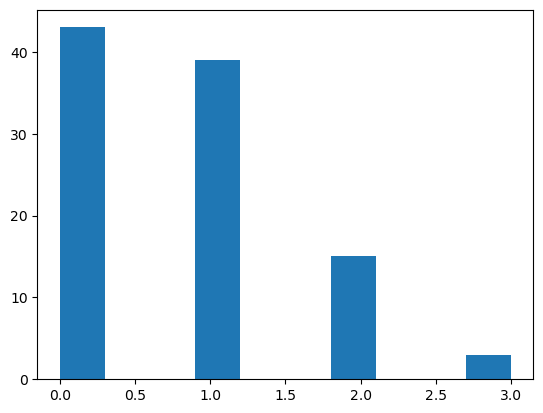
#> input picture morph 20.png, 543 x 413 px
$ python -i hough_lines.py   (imports and definitions only)
#> lines starting #> are read from the running program, lines starting #| are printed output that depends on the picture; after the words box and inside, x2 and y2 are one past the last pixel; in counts of white or black regions, pixels touching at a corner belong together
import cv2
import numpy as np


def my_roll_number():
    return "MT2025732"


def count_hough_lines(image,
                      blurring_kernel=(7, 7),
                      morphing_factor=25,
                      canny_low_threshold=0.065,
                      canny_high_threshold=0.195,
                      canny_aperture_size=3,
                      hough_rho=1,
                      hough_theta=np.pi / 180 / 20,
                      hough_threshold=0.104,
                      hough_min_line_length=0.5,
                      hough_max_line_gap=0.104,
                      horizontal_line_tolerance=5,
                      merging_tolerance=0.02,
                      return_intermediate_steps=False,
                      *args, **kwargs):
    # Numpy-ize the input for its rich api
    if not isinstance(image, np.ndarray):  image = np.array(image)
    height, width = image.shape
    intermediate_steps = {'original': image}

    # Apply gray-scaling to simplify computations
    gray = image if image.ndim == 2 else cv2.cvtColor(image, cv2.COLOR_BGR2GRAY)
    if return_intermediate_steps: intermediate_steps['gray-scaled'] = gray

    # Apply blurring to reduce noise
    blurred = cv2.GaussianBlur(gray, blurring_kernel, 0)
    if return_intermediate_steps: intermediate_steps['blurred'] = blurred

    # Quantize the image to get rid of noise
    thresh = cv2.adaptiveThreshold(blurred, 255, cv2.ADAPTIVE_THRESH_MEAN_C, cv2.THRESH_BINARY_INV, 15, 5)
    if return_intermediate_steps: intermediate_steps['thresholded'] = thresh

    # Morph the image to reduce non-horizontal artifacts
    kernel_length = width // morphing_factor
    horizontal_kernel = cv2.getStructuringElement(cv2.MORPH_RECT, (kernel_length, 3))
    morphed = 255 - cv2.morphologyEx(thresh, cv2.MORPH_OPEN, horizontal_kernel)
    if return_intermediate_steps: intermediate_steps['morphed'] = morphed

    # Apply Canny Edge Detection
    edges = cv2.Canny(morphed, int(width * canny_low_threshold), int(width * canny_high_threshold), apertureSize=canny_aperture_size)
    if return_intermediate_steps: intermediate_steps['edged'] = edges

    # Apply Hough Transform
    lines = cv2.HoughLinesP(
        edges,
        rho=hough_rho,
        theta=hough_theta,
        threshold=int(width * hough_threshold),
        minLineLength=int(width * hough_min_line_length),
        maxLineGap=int(width * hough_max_line_gap),
    )

    if return_intermediate_steps:
        reconstruct = np.ones_like(image) * 255
        for line in lines:
            x1, y1, x2, y2 = line[0]
            cv2.line(reconstruct, (x1, y1), (x2, y2), 0, 1)
        intermediate_steps['all lines'] = reconstruct

    # Filter in horizontal lines
    horizontal_lines = []

    for line in lines:
        x1, y1, x2, y2 = line[0]
        angle = np.degrees(np.arctan2(y2 - y1, x2 - x1))
        if abs(angle) < horizontal_line_tolerance:
            horizontal_lines.append((x1, y1, x2, y2))

    # Merge lines which are too close (two thin lines formed as outline of a thicker line in original)
    line_intercepts = [((y1 + y2) / 2, x1, y1, x2, y2) for (x1, y1, x2, y2) in horizontal_lines]
    line_intercepts.sort(key=lambda x: x[0])

    merged_lines = []
    merging_tolerance = int(width * merging_tolerance)  # vertical pixels

    for info in line_intercepts:
        y_avg, x1, y1, x2, y2 = info
        if not merged_lines:
            merged_lines.append(info)
        else:
            last_y = merged_lines[-1][0]

            # If too close, merge
            if abs(y_avg - last_y) < merging_tolerance:
                prev = merged_lines[-1]
                prev_len = abs(prev[3] - prev[1])
                curr_len = abs(x2 - x1)

                # But retain the longer one only
                if curr_len > prev_len:
                    merged_lines[-1] = info
            else:
                merged_lines.append(info)

    if return_intermediate_steps:
        reconstruct = np.ones_like(image) * 255
        for line in merged_lines:
            _, x1, y1, x2, y2 = line
            cv2.line(reconstruct, (x1, y1), (x2, y2), 0, 1)
        intermediate_steps['merged lines'] = reconstruct

    if return_intermediate_steps:
        return len(merged_lines), intermediate_steps

    return len(merged_lines)

>>> import cv2
>>> picture = cv2.imread('morph 20.png', cv2.IMREAD_GRAYSCALE)
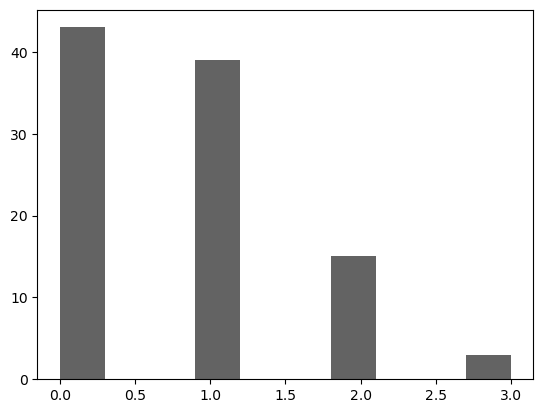
#> picture: shape (413, 543); min 0, max 255, mean 226.4
>>> result = count_hough_lines(picture)
#> in count_hough_lines, `blurred = cv2.GaussianBlur(gray, blurring_kernel, 0)`:
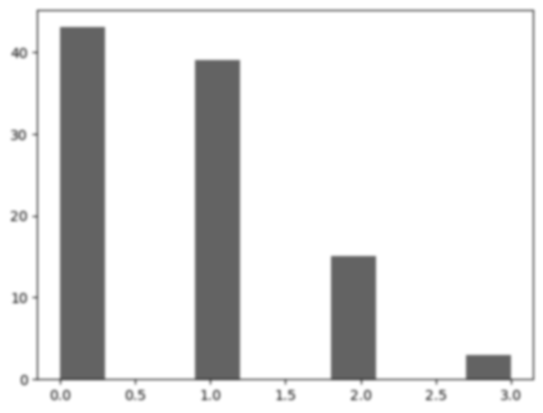
#> blurred: shape (413, 543); min 86, max 255, mean 226.4
#> in count_hough_lines, `thresh = cv2.adaptiveThreshold(blurred, 255, cv2.ADAPTIVE_THRESH_MEAN_..`:
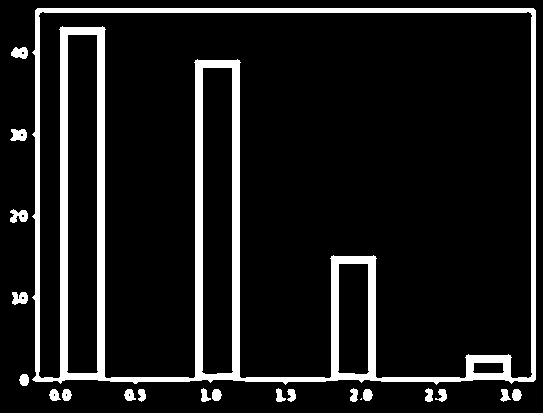
#> thresh: shape (413, 543); 11% white; 21 white regions (1 under 20 px), largest, box (x1, y1, x2, y2) and area: (32, 8, 536, 385) 22665, (10, 209, 28, 223) 168, (10, 129, 27, 141) 161
#> in count_hough_lines, `morphed = 255 - cv2.morphologyEx(thresh, cv2.MORPH_OPEN, horizontal_ke..`:
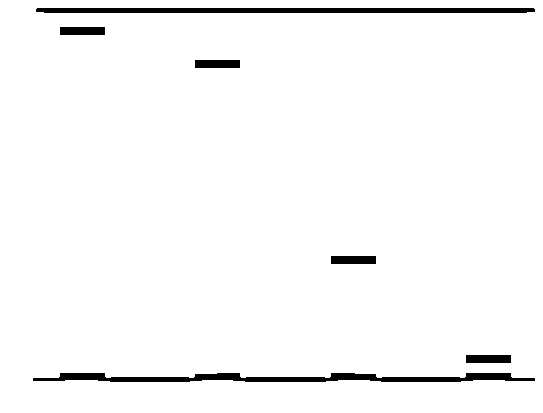
#> morphed: shape (413, 543); 97% white; 6 black regions, box (x1, y1, x2, y2) and area: (33, 373, 535, 382) 2719, (36, 8, 535, 13) 2477, (60, 27, 105, 35) 360, (195, 60, 240, 68) 360, (331, 256, 376, 264) 360, (466, 355, 511, 363) 360
#> in count_hough_lines, `edges = cv2.Canny(morphed, int(width * canny_low_threshold), int(width..`:
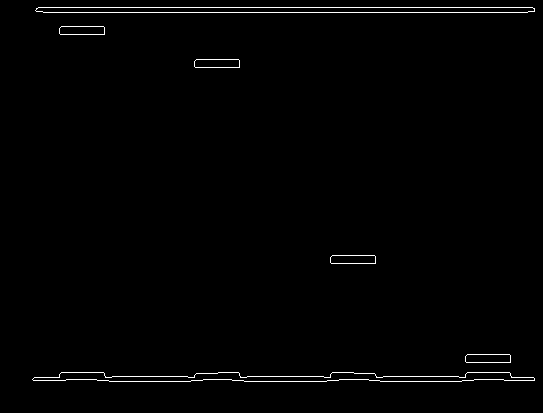
#> edges: shape (413, 543); 1.1% white in thin lines or dots, all inside (x1, y1, x2, y2) = (32, 7, 535, 382)
#> in count_hough_lines, `lines = cv2.HoughLinesP( edges, rho=hough_rho, theta=hough_theta, thre..`: lines = [[38, 7, 532, 7], [43, 12, 527, 12], [109, 381, 461, 381], [59, 376, 511, 376]]
#> the loop in count_hough_lines, `for line in lines:` made 4 passes
#> after the loop in count_hough_lines, `for line in lines:`: horizontal_lines = [(38, 7, 532, 7), (43, 12, 527, 12), (109, 381, 461, 381), (59, 376, 511, 376)]
#> in count_hough_lines, `line_intercepts = [((y1 + y2) / 2, x1, y1, x2, y2) for (x1, y1, x2, y2..`: line_intercepts = [(7, 38, 7, 532, 7), (12, 43, 12, 527, 12), (381, 109, 381, 461, 381), (376, 59, 376, 511, 376)]
#> the loop in count_hough_lines, `for info in line_intercepts:` made 4 passes
#> (y_avg, x1, y1, x2, y2, last_y, prev, prev_len) on passes 2, 4: (12, 43, 12, 527, 12, 7, (7, 38, 7, 532, 7), 494), (381, 109, 381, 461, 381, 376, (376, 59, 376, 511, 376), 452)
#> (y_avg, x1, y1, x2, y2, last_y) on pass 3: (376, 59, 376, 511, 376, 7)
#> after the loop in count_hough_lines, `for info in line_intercepts:`: merged_lines = [(7, 38, 7, 532, 7), (376, 59, 376, 511, 376)]
#> result = 2

$ run again, on morph 25.png
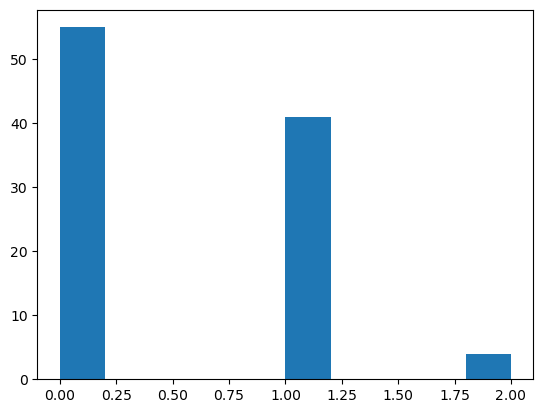
#> input picture morph 25.png, 543 x 413 px
#> in count_hough_lines, `thresh = cv2.adaptiveThreshold(blurred, 255, cv2.ADAPTIVE_THRESH_MEAN_..`:
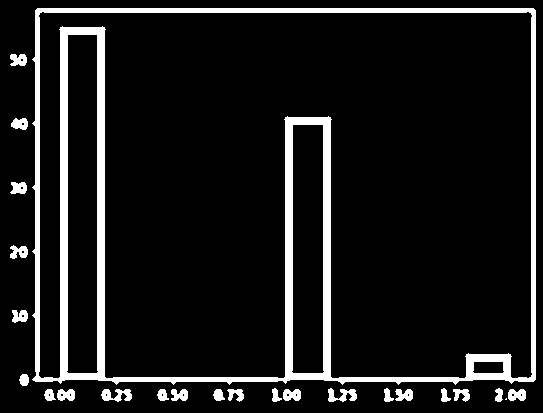
#> thresh: shape (413, 543); 10.2% white; 24 white regions (1 under 20 px), largest, box (x1, y1, x2, y2) and area: (32, 8, 536, 385) 19625, (101, 389, 132, 402) 249, (328, 388, 357, 402) 235
#> morphed: shape (413, 543); 97.2% white; 5 black regions, box (x1, y1, x2, y2) and area: (33, 373, 535, 382) 2665, (36, 8, 535, 13) 2477, (285, 117, 331, 125) 368, (60, 27, 105, 35) 360, (466, 354, 511, 362) 360
#> in count_hough_lines, `edges = cv2.Canny(morphed, int(width * canny_low_threshold), int(width..`:
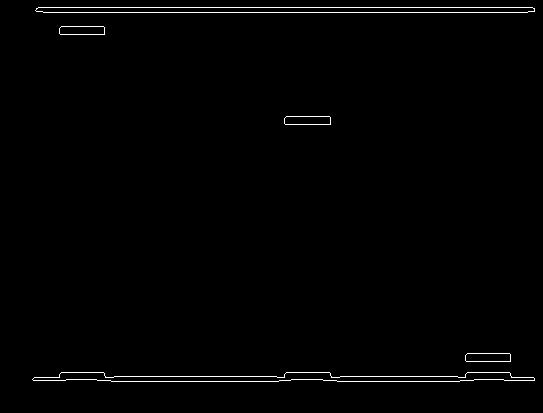
#> edges: shape (413, 543); 1% white in thin lines or dots, all inside (x1, y1, x2, y2) = (32, 7, 535, 382)
#> lines = [[43, 12, 527, 12], [38, 7, 532, 7], [59, 376, 511, 376]]
#> the loop in count_hough_lines, `for line in lines:` made 3 passes
#> after the loop in count_hough_lines, `for line in lines:`: horizontal_lines = [(43, 12, 527, 12), (38, 7, 532, 7), (59, 376, 511, 376)]
#> line_intercepts = [(12, 43, 12, 527, 12), (7, 38, 7, 532, 7), (376, 59, 376, 511, 376)]
#> the loop in count_hough_lines, `for info in line_intercepts:` made 3 passes
#> (y_avg, x1, y1, x2, y2, last_y, prev, prev_len) on pass 2: (12, 43, 12, 527, 12, 7, (7, 38, 7, 532, 7), 494)
#> after the loop in count_hough_lines, `for info in line_intercepts:`: merged_lines = [(7, 38, 7, 532, 7), (376, 59, 376, 511, 376)]
#> result = 2
